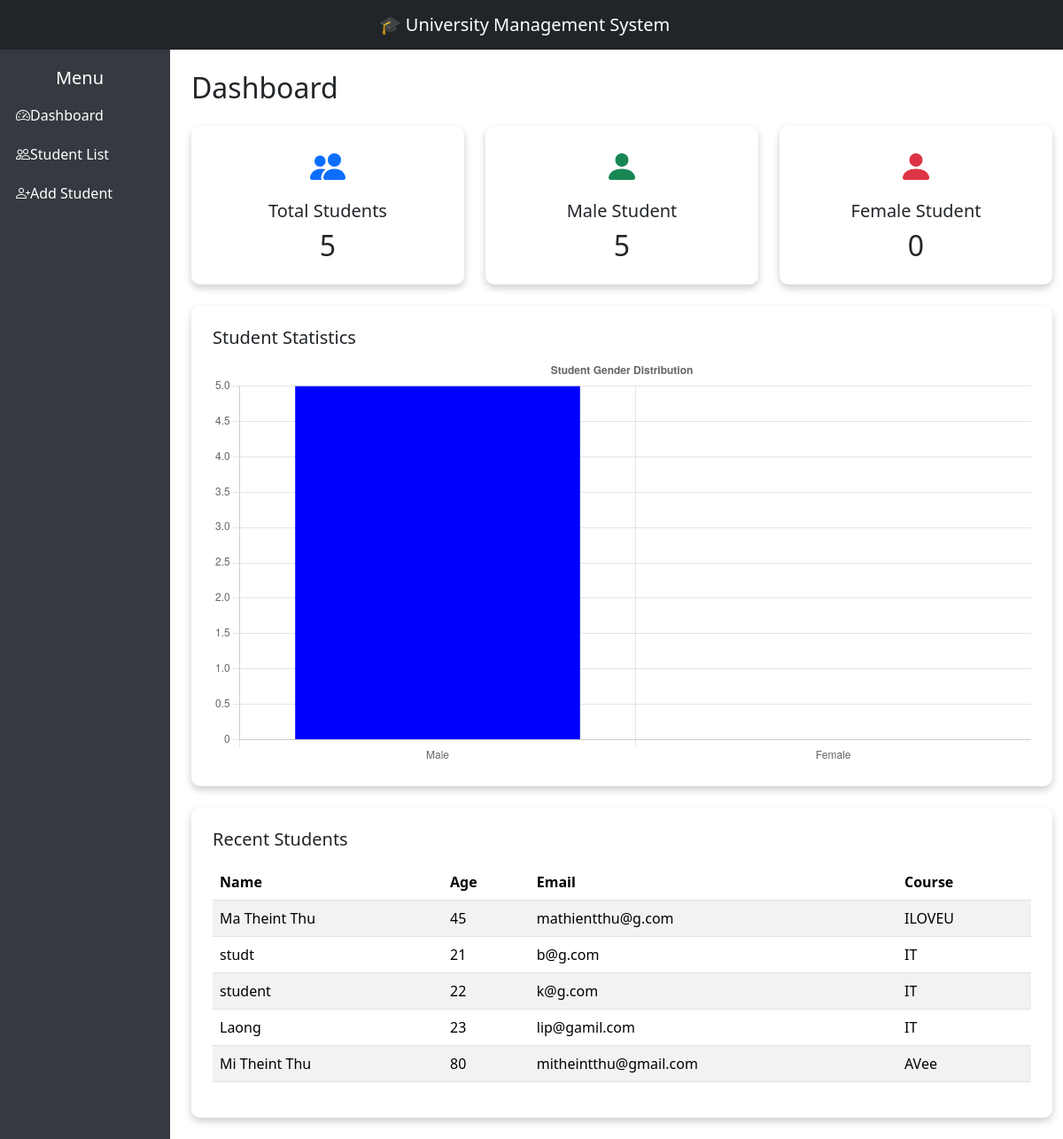
The app's page /dashboard/, older data.
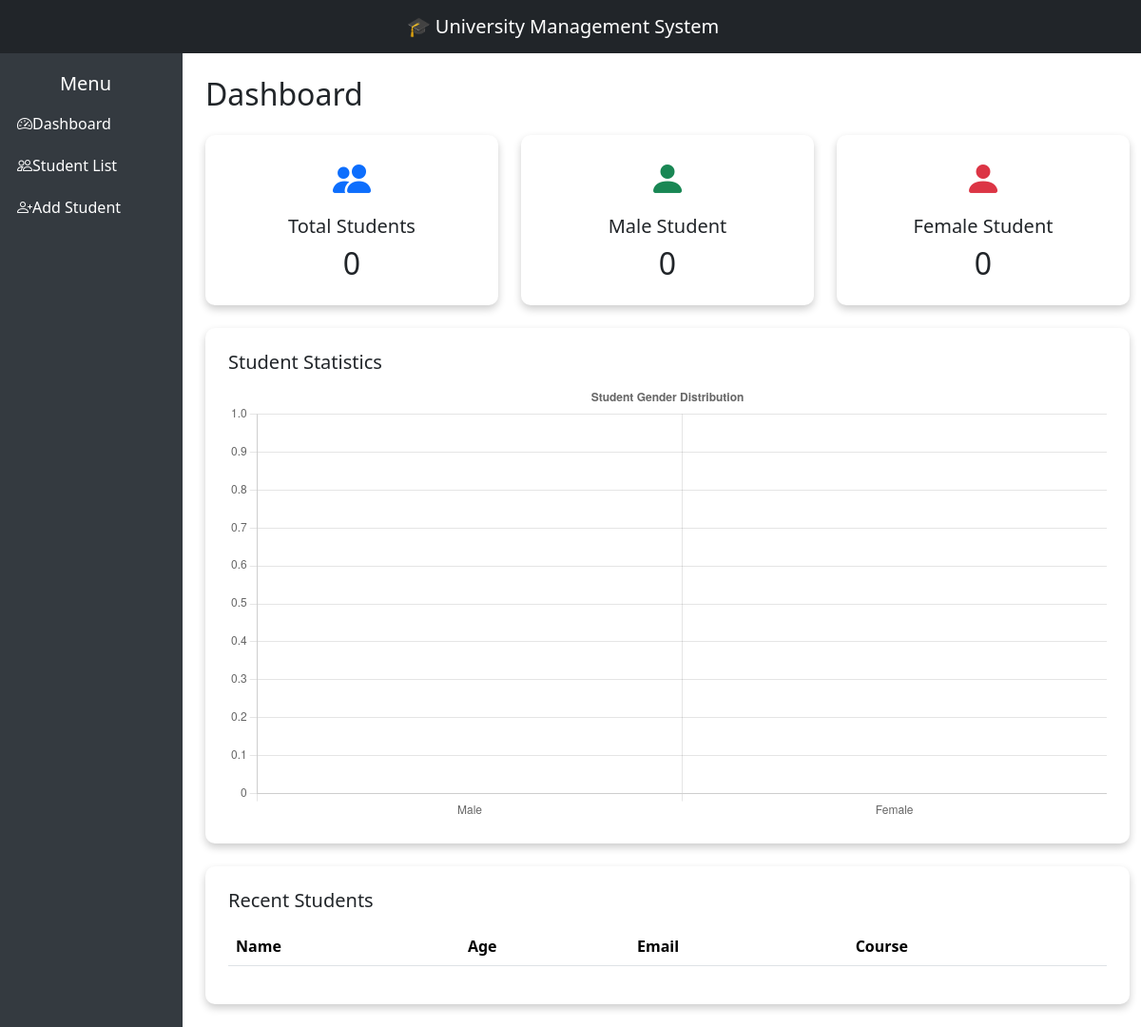
The same page, newer data.
### students/models.py (models this page shows, shortened)
class Student(models.Model):
    GENDER_CHOICES = [
        ('Male', 'Male'),
        ('Female', 'Female'),
    ]
    name = models.CharField(max_length=100)
    age = models.IntegerField()
    email = models.EmailField()
    course = models.CharField(max_length=100)
    gender = models.CharField(max_length=10, choices=GENDER_CHOICES, default='Male')
    photo = models.ImageField(upload_to='student_photos/', null=True, blank=True)

### students/views.py (the view)
# urls.py: path('dashboard/', views.dashboard, name='dashboard'),
def dashboard(request):
    total_students = Student.objects.count()
    male_students = Student.objects.filter(gender='Male').count()
    female_students = Student.objects.filter(gender='Female').count()
    recent_students = Student.objects.all().order_by('-id')[:5]
    context = {
        'total_students': total_students,
        'male_students' : male_students,
        'female_students': female_students,
        'recent_students': recent_students,
    }
    return render(request, 'dashboard.html', context)

### students/templates/dashboard.html (shortened to what this page needs)
{% load static %}
<!doctype html>
<html>
  <head>
    <link
      href="https://cdn.jsdelivr.net/npm/bootstrap@5.3.2/dist/css/bootstrap.min.css"
      rel="stylesheet"
    />
    <link
      rel="stylesheet"
      href="https://cdn.jsdelivr.net/npm/bootstrap-icons@1.11.1/font/bootstrap-icons.css"
    />
    <link rel="stylesheet" href="{% static 'css/dashboard.css' %}" />
  </head>
  <body>
    <nav class="navbar navbar-dark bg-dark">
      <div class="container-fluid justify-content-center">
        <span class="navbar-brand">🎓 University Management System</span>
      </div>
    </nav>
    <div class="container-fluid p-0">
      <div class="row">
        <div class="col-md-2 sidebar">
          <h5 class="text-center">Menu</h5>
          <a href="/dashboard"><i class="bi bi-speedometer2"></i>Dashboard</a>
          <a href="/students"><i class="bi bi-people"></i>Student List</a>
          <a href="/add"><i class="bi bi-person-plus"></i>Add Student</a>
        </div>
        <div class="col-md-10 p-4">
          <h2 class="mb-4">Dashboard</h2>
          <div class="row mb-4">
            <div class="col-md-4">
              <div class="card p-3 text-center">
                <i
                  class="bi bi-people-fill text-primary"
                  style="font-size: 40px"
                ></i>
                <h5 class="mt-2">Total Students</h5>
                <h2>{{ total_students }}</h2>
              </div>
            </div>
            <div class="col-md-4">
              <div class="card p-3 text-center">
                <i
                  class="bi bi-person-fill text-success"
                  style="font-size: 40px"
                ></i>
                <h5 class="mt-2">Male Student</h5>
                <h2>{{ male_students }}</h2>
              </div>
            </div>
            <div class="col-md-4">
              <div class="card p-3 text-center">
                <i
                  class="bi bi-person-fill text-danger"
                  style="font-size: 40px"
                ></i>
                <h5 class="mt-2">Female Student</h5>
                <h2>{{ female_students }}</h2>
              </div>
            </div>
          </div>
          <div class="card p-4 mb-4">
            <h5>Student Statistics</h5>
            <canvas id="studentChart" width="400" height="200"></canvas>
          </div>
          <div class="card p-4">
            <h5 class="mb-3">Recent Students</h5>
            <table class="table table-striped">
              <thead>
                <tr>
                  <th>Name</th>
                  <th>Age</th>
                  <th>Email</th>
                  <th>Course</th>
                </tr>
              </thead>
              <tbody>
                {% for student in recent_students %}
                <tr>
                  <td>{{ student.name }}</td>
                  <td>{{ student.age }}</td>
                  <td>{{ student.email }}</td>
                  <td>{{ student.course }}</td>
                </tr>
                {% endfor %}
              </tbody>
            </table>
          </div>
        </div>
      </div>
    </div>
    <script>
      // using Django context
      const maleStudents = {{ male_students |default:0 }};
      const femaleStudents = {{ female_students|default:0 }};
      const ctx = document.getElementById('studentChart').getContext('2d');
      const studentChart = new Chart(ctx, {
          type: 'bar',
          data: {
              labels: ['Male', 'Female'],
              datasets: [{
                  label: 'Students',
                  data: [maleStudents, femaleStudents],
                  backgroundColor: ['blue', 'pink']
              }]
          },
          options: {
              responsive: true,
              plugins: {
                  legend: { display: false },
                  title: { display: true, text: 'Student Gender Distribution' }
              }
          }
      });
    </script>
  </body>
</html>

### static/css/dashboard.css (style rules this page uses)
body { background: rgb(255, 255, 255); }
.sidebar { min-height: 100vh; background: #343a40; color: white; padding: 20px; }
.sidebar a { color: white; display: block; padding: 10px; text-decoration: none; }
.card { border-radius: 10px; border: none; box-shadow: 0 4px 8px rgba(0, 0, 0, 0.2); }

Row changes from the older to the newer data that the page shows:
removed Student: name "Ma Theint Thu", age "45", email "mathientthu@g.com", course "ILOVEU"
removed Student: name "studt", age "21", email "b@g.com", course "IT"
removed Student: name "student", age "22", email "k@g.com", course "IT"
removed Student: name "Laong", age "23", email "lip@gamil.com", course "IT"
removed Student: name "Mi Theint Thu", age "80", email "mitheintthu@gmail.com", course "AVee"
Text that changed along with them:
{{ total_students }}: "5" → "0"
{{ male_students }}: "5" → "0"
chart data {{ male_students |default:0 }}: 5 → 0
